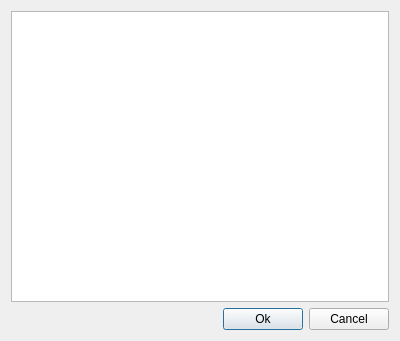
<?xml version="1.0" encoding="UTF-8"?>
<ui version="4.0">
 <class>ListSeparateOper</class>
 <widget class="QDialog" name="ListSeparateOper">
  <property name="geometry">
   <rect>
    <x>0</x>
    <y>0</y>
    <width>400</width>
    <height>341</height>
   </rect>
  </property>
  <property name="windowTitle">
   <string>Dialog</string>
  </property>
  <layout class="QVBoxLayout" name="verticalLayout">
   <item>
    <widget class="QTableView" name="tableView"/>
   </item>
   <item>
    <layout class="QHBoxLayout" name="horizontalLayout">
     <item>
      <spacer name="horizontalSpacer">
       <property name="orientation">
        <enum>Qt::Horizontal</enum>
       </property>
       <property name="sizeHint" stdset="0">
        <size>
         <width>40</width>
         <height>20</height>
        </size>
       </property>
      </spacer>
     </item>
     <item>
      <widget class="QPushButton" name="okButton">
       <property name="text">
        <string>Ok</string>
       </property>
      </widget>
     </item>
     <item>
      <widget class="QPushButton" name="cancelButton">
       <property name="text">
        <string>Cancel</string>
       </property>
      </widget>
     </item>
    </layout>
   </item>
  </layout>
 </widget>
 <resources/>
 <connections>
  <connection>
   <sender>okButton</sender>
   <signal>clicked()</signal>
   <receiver>ListSeparateOper</receiver>
   <slot>accept()</slot>
   <hints>
    <hint type="sourcelabel">
     <x>301</x>
     <y>322</y>
    </hint>
    <hint type="destinationlabel">
     <x>118</x>
     <y>321</y>
    </hint>
   </hints>
  </connection>
  <connection>
   <sender>cancelButton</sender>
   <signal>clicked()</signal>
   <receiver>ListSeparateOper</receiver>
   <slot>reject()</slot>
   <hints>
    <hint type="sourcelabel">
     <x>366</x>
     <y>322</y>
    </hint>
    <hint type="destinationlabel">
     <x>172</x>
     <y>325</y>
    </hint>
   </hints>
  </connection>
 </connections>
</ui>
